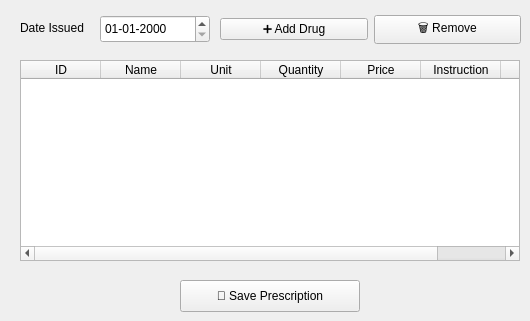
       <widget class="QWidget" name="tab_5">
        <attribute name="title">
         <string>Prescription</string>
        </attribute>
        <widget class="QLabel" name="label_13">
         <property name="geometry">
          <rect>
           <x>20</x>
           <y>15</y>
           <width>90</width>
           <height>25</height>
          </rect>
         </property>
         <property name="text">
          <string>Date Issued</string>
         </property>
        </widget>
        <widget class="QDateEdit" name="dateIssued">
         <property name="geometry">
          <rect>
           <x>100</x>
           <y>15</y>
           <width>110</width>
           <height>28</height>
          </rect>
         </property>
         <property name="displayFormat">
          <string>dd-MM-yyyy</string>
         </property>
        </widget>
        <widget class="QTableWidget" name="tblPrescription">
         <property name="geometry">
          <rect>
           <x>20</x>
           <y>60</y>
           <width>500</width>
           <height>201</height>
          </rect>
         </property>
         <attribute name="horizontalHeaderDefaultSectionSize">
          <number>80</number>
         </attribute>
         <attribute name="horizontalHeaderStretchLastSection">
          <bool>true</bool>
         </attribute>
         <attribute name="verticalHeaderVisible">
          <bool>false</bool>
         </attribute>
         <column>
          <property name="text">
           <string>ID</string>
          </property>
         </column>
         <column>
          <property name="text">
           <string>Name</string>
          </property>
         </column>
         <column>
          <property name="text">
           <string>Unit</string>
          </property>
         </column>
         <column>
          <property name="text">
           <string>Quantity</string>
          </property>
         </column>
         <column>
          <property name="text">
           <string>Price</string>
          </property>
         </column>
         <column>
          <property name="text">
           <string>Instruction</string>
          </property>
         </column>
         <column>
          <property name="text">
           <string>Amount</string>
          </property>
         </column>
        </widget>
        <widget class="QPushButton" name="btnSavePrescription">
         <property name="geometry">
          <rect>
           <x>180</x>
           <y>280</y>
           <width>180</width>
           <height>32</height>
          </rect>
         </property>
         <property name="text">
          <string>💾 Save Prescription</string>
         </property>
        </widget>
        <widget class="QWidget" name="layoutWidget_3">
         <property name="geometry">
          <rect>
           <x>220</x>
           <y>10</y>
           <width>301</width>
           <height>39</height>
          </rect>
         </property>
         <layout class="QHBoxLayout" name="horizontalLayout">
          <property name="topMargin">
           <number>0</number>
          </property>
          <item>
           <widget class="QPushButton" name="btnAddDrug">
            <property name="text">
             <string>➕ Add Drug</string>
            </property>
           </widget>
          </item>
          <item>
           <widget class="QPushButton" name="btnRemoveDrug">
            <property name="text">
             <string>🗑️ Remove</string>
            </property>
           </widget>
          </item>
         </layout>
        </widget>
       </widget>
